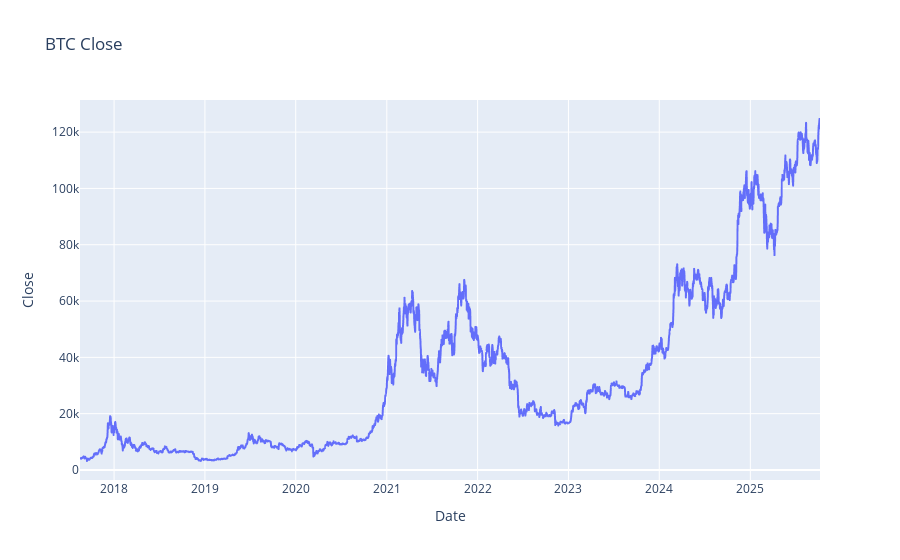

The code cell stored with this chart in its notebook:
### Code cell
btc = pd.read_csv("btc_usdt_binance_daily.csv", parse_dates=["Date"], index_col="Date")
btc = btc[~btc.index.duplicated(keep="first")].asfreq("D").ffill()

display(btc.tail(), btc.describe())

fig = px.line(btc, x=btc.index, y="Close", title="BTC Close")
fig.show()

### Figure 1 — Plotly figure (JSON) as saved in the notebook; plotly's stock layout.template omitted (floating-point values rounded to 4 significant figures; data arrays with more than 128 entries replaced by an {"elided": "..."} marker saying what was removed)
{"data": [{"hovertemplate": "Date=%{x}<br>Close=%{y}<extra></extra>", "legendgroup": "", "line": {"color": "#636efa", "dash": "solid"}, "marker": {"symbol": "circle"}, "mode": "lines", "name": "", "showlegend": false, "type": "scattergl", "x": {"elided": "2975 str values"}, "xaxis": "x", "y": {"elided": "2975 float values"}, "yaxis": "y"}], "layout": {"legend": {"tracegroupgap": 0}, "title": {"text": "BTC Close"}, "xaxis": {"anchor": "y", "domain": [0, 1], "title": {"text": "Date"}}, "yaxis": {"anchor": "x", "domain": [0, 1], "title": {"text": "Close"}}}}
